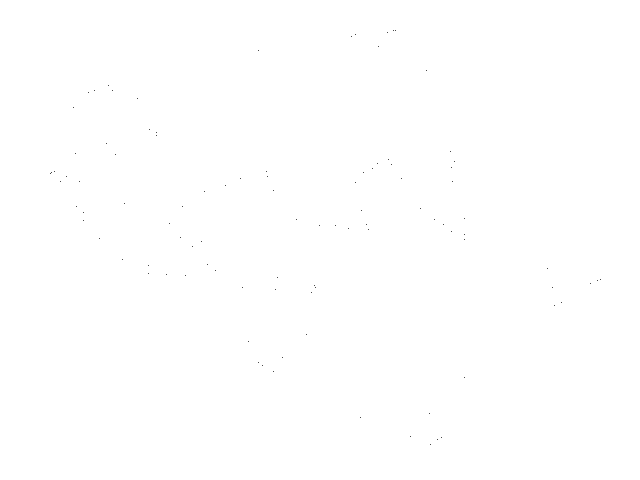
Frame 1 (no input)
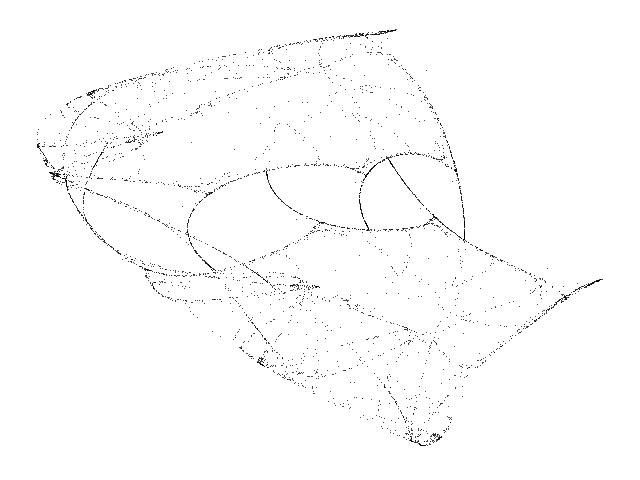
Frame 60 (the mouse pressed at the canvas centre just before this capture)
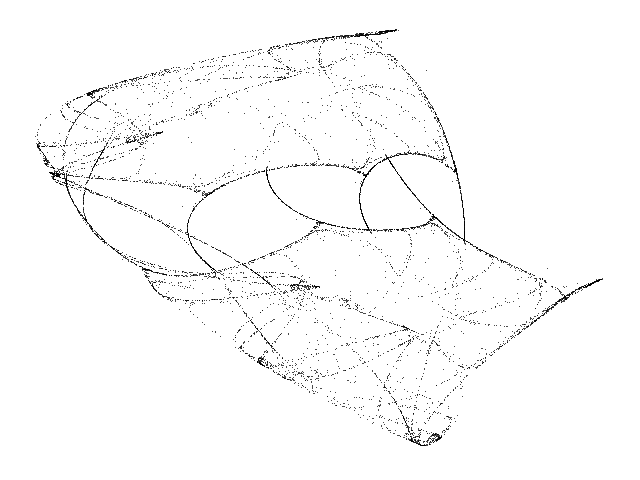
Frame 120 (the mouse held since frame 60 and released just before this capture)

The Processing sketch that drew these frames (run headless with seeded random() and noise(); from frame 60 on, the mouse is pressed at the canvas centre):

// Processing sketch: Cubic_C
// ── Cubic_C.pde
// Cubic C chaotic map //

  float x = 0.1;
  float y = 0.1;
  float a1 = -0.3;
  float a2 = 1.2;
  float a3 = -1.0;
  float a4 = -1.1;
  float a5 = 0.0;
  float a6 = 0.1;
  float a7 = -0.7;
  float a8 = 0.1;
  float a9 = 1.2;
  float a10 = 0.2;
  float a11 = -0.8;
  float a12 = 0.3;
  float a13 = 1.2;
  float a14 = 0.8;
  float a15 = -0.6;
  float a16 = -0.5;
  float a17 = -0.5;
  float a18 = -0.8;
  float a19 = 0.6;
  float a20 = 0.8;


void setup() {
  
  size(640, 480);
  background(255);
  
}

void draw() {
  
  for (int i=0; i<100; i++) {
    
    float nx = x;
    float ny = y;
    
    x = a1+a2*nx+a3*pow(nx,2.0)+a4*pow(nx,3.0)+a5*pow(nx,2.0)*ny+a6*nx*ny+a7*nx*pow(ny,2.0)+a8*ny+a9*pow(ny,2.0)+a10*pow(ny,3.0);
    y = a11+a12*nx+a13*pow(nx,2.0)+a14*pow(nx,3.0)+a15*pow(nx,2.0)*ny+a16*nx*ny+a17*nx*pow(ny,2.0)+a18*ny+a19*pow(ny,2.0)+a20*pow(ny,3.0);

    point(480 + (320 * x), 330 + (310 * y));
        
  }

}
